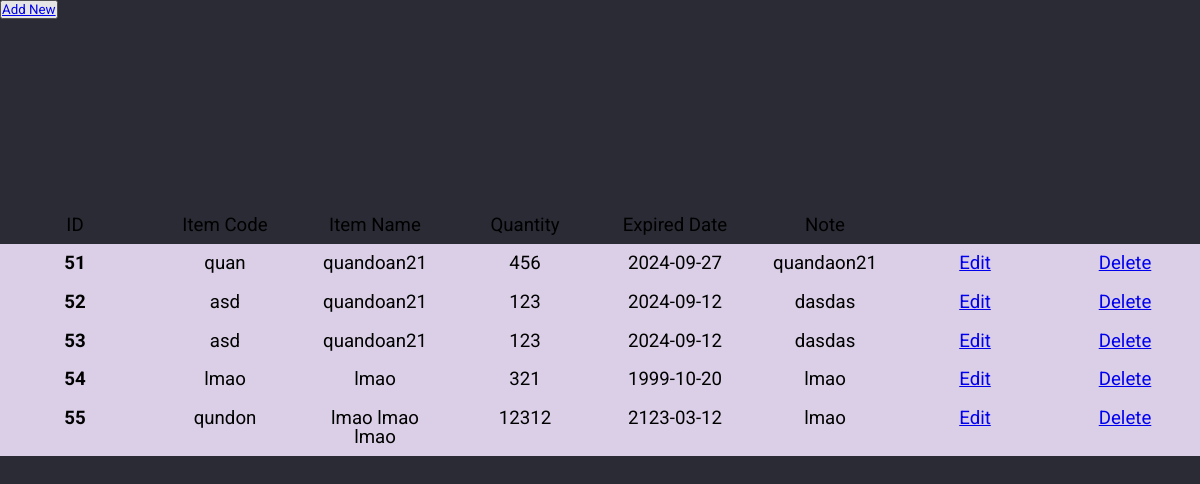
The page / on the database its author committed.
### tables this page shows
CREATE TABLE `item_sale` (
  `id` int(11) NOT NULL,
  `item_code` varchar(6) NOT NULL,
  `item_name` varchar(50) NOT NULL,
  `quantity` decimal(10,0) NOT NULL,
  `expried_date` date NOT NULL,
  `note` varchar(60) NOT NULL
);

### app/controllers/BaseController.php (called while the page is built, shortened)
<?php
class BaseController
{
    public function initModel($modelName = "HomeModel", $conn)
    {
        $modelFile = self::MODEL_PATH . $modelName . ".php";
        if (file_exists($modelFile)) {
            if (class_exists($modelName)) {
                return new $modelName($conn);
            }
        }
        return null;
    }
    public function view($pathView, $input = [])
    {
        return require_once self::VIEW_PATH . $pathView . ".php";
    }
}

### app/controllers/HomeController.php (called while the page is built)
<?php
class HomeController extends BaseController
{
    private $__conn, $__HomeModel;
    public function __construct($conn)
    {
        $this->__conn = $conn;
        $this->__HomeModel = $this->initModel("HomeModel", $this->__conn);
    }
    public function index()
    {
        $item = $this->__HomeModel->getAllItems();
        $this->view("home", ["Items" => $item]);
    }
}

### index.php (called while the page is built, shortened)
<?php
require_once "app/App.php";
require_once "app/configs/database.php";
require_once "app/controllers/BaseController.php";
$app = new App($conn);

### app/models/HomeModel.php (called while the page is built, shortened)
<?php
class HomeModel
{
    private $__conn;
    public function __construct($conn)
    {
        $this->__conn = $conn;
    }
    public function getAllItems($limit = 10, $offset = 0, $order = "DESC")
    {
        try {
            if (isset($this->__conn)) {
                $sql = "SELECT * FROM item_sale  LIMIT :limit  OFFSET :offset";
                $stmt = $this->__conn->prepare($sql);
                $stmt->bindParam("limit", $limit, PDO::PARAM_INT);
                $stmt->bindParam("offset", $offset, PDO::PARAM_INT);
                $stmt->execute();
                return $stmt->fetchAll(PDO::FETCH_ASSOC);
            }
            return null;
        } catch (PDOException $e) {
            echo $e->getMessage();
        }
    }
}

### app/views/home.php (the view, shortened to what this page needs)
<html>
<head>
    <link rel="stylesheet" type="text/css" href="/v_store/app/assets/css/icon.css">
    <link rel="stylesheet" type="text/css" href="/v_store/app/assets/css/table.css">
</head>
<body>
    <section>
        <button>
            <a href="http://localhost/v_store/Items/CreateItemForm" target="" rel="noopener noreferrer">Add New</a>
        </button>
        <table>
            <thead>
                <tr>
                    <th scope="col">ID</th>
                    <th scope="col">Item Code</th>
                    <th scope="col">Item Name</th>
                    <th scope="col">Quantity</th>
                    <th scope="col">Expired Date</th>
                    <th scope="col">Note</th>
                </tr>
            </thead>
            <tbody>
                <?php
                $Items = $input["Items"];
                foreach ($Items as $Item) {
                    echo "<pre>";
                    echo '
                    <tr style="background-color: #dacfe6;">
                    <td data-label="Data 1" style="font-weight: bold;">' . $Item["id"] . '</td>
                    <td data-label="Data 2">' . $Item["item_code"] . '</td>
                    <td data-label="Data 3">' . $Item["item_name"] . '</td>
                    <td data-label="Data 3">' . $Item["quantity"] . '</td>
                    <td data-label="Data 3">' . $Item["expried_date"] . '</td>
                    <td data-label="Data 3">' . $Item["note"] . '</td>
                    <td data-label="Data 4"><a href="http://localhost/v_store/Items/EditItem/' . $Item["id"] . '">Edit</a></td>
                    <td data-label="Data 4"><a href="http://localhost/v_store/Items/DeleteItem/' . $Item["id"] . '">Delete</a></td>
                </tr>';
                }
                ?>
            </tbody>
        </table>
    </section>
</body>
</html>

### app/App.php (shortened to what this page needs)
<?php
class App
{
    private $__controller, $__action, $__params, $__conn, $__instanceController;
    public function __construct($conn)
    {
        $this->__conn = $conn;
        $this->__controller = "home";
        $this->__action = "index";
        $this->__params = array();
        $this->handleUrl();
    }
    function getURL()
    {
        return null;
    }
    function handleUrl()
    {
        $url = $this->getURL();
        if (!empty($url)) {
            if (!empty($url[0])) {
                $this->__controller = ucfirst($url[0] . "Controller");
            }
            if (!empty($url[1])) {
                $this->__action = ucfirst($url[1]);
            }
            if (!empty($url[2])) {
                $this->__params["data"] = $url[2];
            }
            $file = "app/controllers/" . $this->__controller . ".php";
            if (file_exists($file)) {
                require_once $file;
                if (class_exists($this->__controller)) {
                    $this->__instanceController = $this->createInstanceController($this->__conn);
                    if (method_exists($this->__instanceController, $this->__action)) {
                        call_user_func_array([$this->__instanceController, $this->__action], $this->__params);
                    }
                }
            }
        } else {
            $this->__controller = ucfirst($this->__controller) . "Controller";
            $this->__instanceController = $this->createInstanceController($this->__conn);
            call_user_func_array([$this->__instanceController, $this->__action], $this->__params);
        }
    }
    private function createInstanceController($conn)
    {
        return new $this->__controller($this->__conn);
    }
}

### app/assets/css/table.css (style rules this page uses)
* { margin: 0; padding: 0; box-sizing: border-box; }
body { font-family: "Open Sans", sans-serif; font-size: 14pt; }

### rows shown on the page
item_sale: id "51", item_code "quan", item_name "quandoan21", quantity "456", expried_date "2024-09-27", note "quandaon21"
item_sale: id "52", item_code "asd", item_name "quandoan21", quantity "123", expried_date "2024-09-12", note "dasdas"
item_sale: id "53", item_code "asd", item_name "quandoan21", quantity "123", expried_date "2024-09-12", note "dasdas"
item_sale: id "54", item_code "lmao", item_name "lmao", quantity "321", expried_date "1999-10-20", note "lmao"
item_sale: id "55", item_code "qundon", item_name "lmao lmao lmao", quantity "12312", expried_date "2123-03-12", note "lmao"
